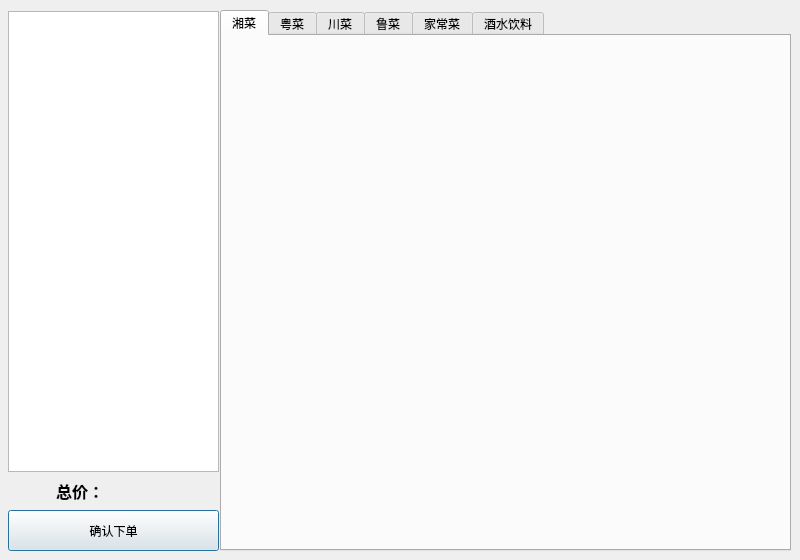
<?xml version="1.0" encoding="UTF-8"?>
<ui version="4.0">
 <class>MainOrderDialog</class>
 <widget class="QDialog" name="MainOrderDialog">
  <property name="geometry">
   <rect>
    <x>0</x>
    <y>0</y>
    <width>800</width>
    <height>560</height>
   </rect>
  </property>
  <property name="windowTitle">
   <string>点菜</string>
  </property>
  <widget class="QTabWidget" name="tabWidget">
   <property name="geometry">
    <rect>
     <x>220</x>
     <y>10</y>
     <width>571</width>
     <height>541</height>
    </rect>
   </property>
   <property name="currentIndex">
    <number>0</number>
   </property>
   <widget class="QWidget" name="tab">
    <attribute name="title">
     <string>湘菜</string>
    </attribute>
    <widget class="QWidget" name="layoutWidget_2">
     <property name="geometry">
      <rect>
       <x>0</x>
       <y>0</y>
       <width>571</width>
       <height>531</height>
      </rect>
     </property>
     <layout class="QGridLayout" name="gridLayout_2" columnstretch="0"/>
    </widget>
   </widget>
   <widget class="QWidget" name="tab_2">
    <attribute name="title">
     <string>粤菜</string>
    </attribute>
    <widget class="QWidget" name="layoutWidget_3">
     <property name="geometry">
      <rect>
       <x>0</x>
       <y>0</y>
       <width>571</width>
       <height>521</height>
      </rect>
     </property>
     <layout class="QGridLayout" name="gridLayout_3" columnstretch="0"/>
    </widget>
   </widget>
   <widget class="QWidget" name="tab_3">
    <attribute name="title">
     <string>川菜</string>
    </attribute>
    <widget class="QWidget" name="layoutWidget_4">
     <property name="geometry">
      <rect>
       <x>0</x>
       <y>0</y>
       <width>571</width>
       <height>521</height>
      </rect>
     </property>
     <layout class="QGridLayout" name="gridLayout_4" columnstretch="0"/>
    </widget>
   </widget>
   <widget class="QWidget" name="tab_4">
    <attribute name="title">
     <string>鲁菜</string>
    </attribute>
    <widget class="QWidget" name="layoutWidget_5">
     <property name="geometry">
      <rect>
       <x>0</x>
       <y>0</y>
       <width>571</width>
       <height>521</height>
      </rect>
     </property>
     <layout class="QGridLayout" name="gridLayout_5" columnstretch="0"/>
    </widget>
   </widget>
   <widget class="QWidget" name="tab_6">
    <attribute name="title">
     <string>家常菜</string>
    </attribute>
    <widget class="QWidget" name="layoutWidget_6">
     <property name="geometry">
      <rect>
       <x>0</x>
       <y>0</y>
       <width>571</width>
       <height>521</height>
      </rect>
     </property>
     <layout class="QGridLayout" name="gridLayout_6" columnstretch="0"/>
    </widget>
   </widget>
   <widget class="QWidget" name="tab_5">
    <attribute name="title">
     <string>酒水饮料</string>
    </attribute>
    <widget class="QWidget" name="layoutWidget_7">
     <property name="geometry">
      <rect>
       <x>0</x>
       <y>0</y>
       <width>571</width>
       <height>521</height>
      </rect>
     </property>
     <layout class="QGridLayout" name="gridLayout_7" columnstretch="0"/>
    </widget>
   </widget>
  </widget>
  <widget class="QPushButton" name="bt_confirm">
   <property name="geometry">
    <rect>
     <x>8</x>
     <y>510</y>
     <width>211</width>
     <height>41</height>
    </rect>
   </property>
   <property name="text">
    <string>确认下单</string>
   </property>
  </widget>
  <widget class="QLabel" name="label_phone">
   <property name="geometry">
    <rect>
     <x>20</x>
     <y>0</y>
     <width>181</width>
     <height>16</height>
    </rect>
   </property>
   <property name="text">
    <string/>
   </property>
  </widget>
  <widget class="QTableView" name="tableView">
   <property name="geometry">
    <rect>
     <x>8</x>
     <y>11</y>
     <width>211</width>
     <height>461</height>
    </rect>
   </property>
  </widget>
  <widget class="QLabel" name="label_total">
   <property name="geometry">
    <rect>
     <x>8</x>
     <y>474</y>
     <width>96</width>
     <height>34</height>
    </rect>
   </property>
   <property name="font">
    <font>
     <pointsize>12</pointsize>
     <weight>75</weight>
     <bold>true</bold>
     <stylestrategy>PreferAntialias</stylestrategy>
    </font>
   </property>
   <property name="text">
    <string>总价：</string>
   </property>
   <property name="alignment">
    <set>Qt::AlignRight|Qt::AlignTrailing|Qt::AlignVCenter</set>
   </property>
  </widget>
  <widget class="QLabel" name="label_total_money">
   <property name="geometry">
    <rect>
     <x>104</x>
     <y>474</y>
     <width>115</width>
     <height>34</height>
    </rect>
   </property>
   <property name="font">
    <font>
     <stylestrategy>PreferAntialias</stylestrategy>
    </font>
   </property>
   <property name="text">
    <string/>
   </property>
   <property name="alignment">
    <set>Qt::AlignCenter</set>
   </property>
   <property name="margin">
    <number>5</number>
   </property>
  </widget>
 </widget>
 <resources/>
 <connections/>
</ui>
